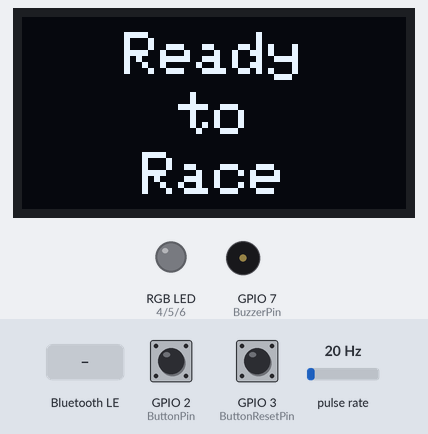
This sketch was run on a simulated ESP32-C3. On the bench: 128×64 one-colour display, an RGB LED mixed from three pins (HIGH = lit), buzzer (waves = sounding). Wiring (inferred from the names in the program): pulse sensor: data GPIO 10. The inputs (shaded band) are chosen by the test bench; at power-on: GPIO 2 (ButtonPin) HIGH, GPIO 3 (ButtonResetPin) HIGH, pulse rate 20 Hz. Nothing arrives over Bluetooth unless stated; a phone connects over Bluetooth LE 3 s after start; what the sketch prints to the serial monitor is not drawn.

Above: at 1.5 s.
1.6 s: GPIO 2 (ButtonPin) pulled LOW for 0.15 s
At 2.5 s:
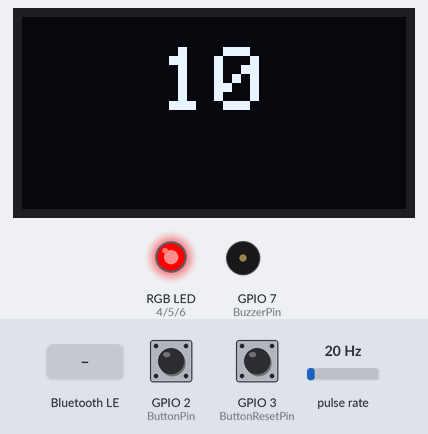
4.7 s: GPIO 3 (ButtonResetPin) pulled LOW for 0.15 s
At 5.9 s:
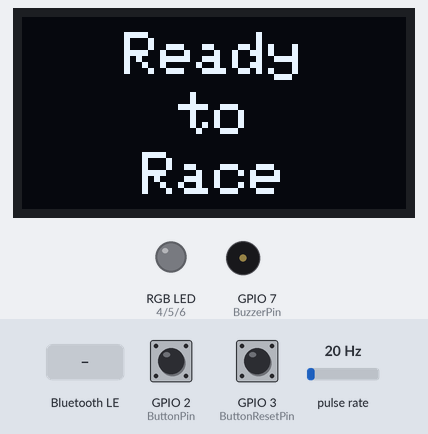
6.3 s: GPIO 2 (ButtonPin) pulled LOW for 1 s
At 8.1 s:
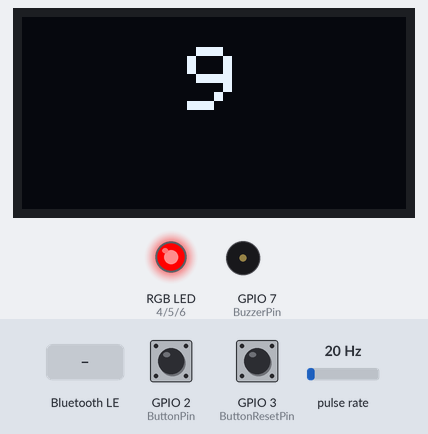
10.3 s: pulse rate (sensor on GPIO 10) set to 150 Hz
13.3 s: GPIO 3 (ButtonResetPin) pulled LOW for 1 s
At 14.7 s:
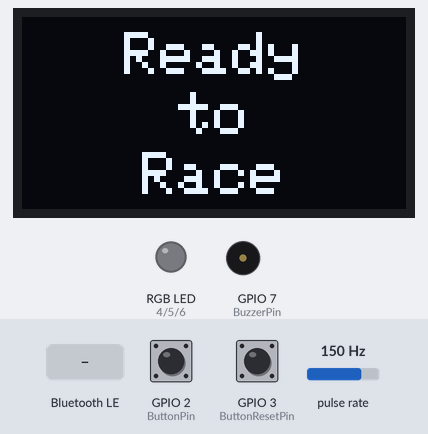
15.8 s: Bluetooth LE write "1" received
Timing chart, 0 to 18.3 s (numbered marks = the images above; inputs shaded):
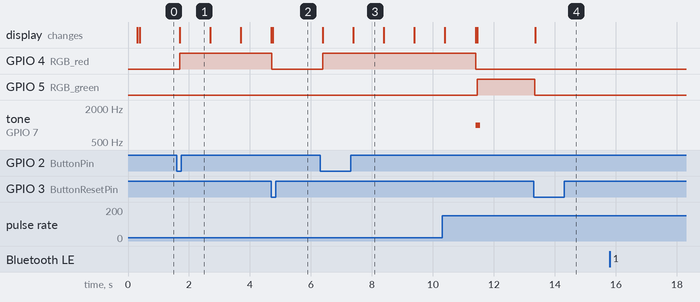

The sketch:

Downhill_StopwatchV2.ino
```cpp
/*
Titel: Downhill Stopwatch
Author: Gregor Mausser
*/
//-------------Bibliotheken-------------
#include <Wire.h>
#include <Adafruit_GFX.h>
#include <Adafruit_SSD1306.h>
#include <BLEDevice.h>          // BLE für ESP32-C3
#include <BLEServer.h>
#include <BLEUtils.h>
#include <BLE2902.h>
#include <ArduinoJson.h>        //Daten-Pakete lesen und schreiben

// BLE-Dienst und Merkmale passend zu data/index.html
static const char* BLE_SERVICE_UUID   = "12345678-1234-5678-1234-56789abcdef0";
static const char* BLE_SETTINGS_UUID = "12345678-1234-5678-1234-56789abcdef1";
static const char* BLE_TIME_UUID     = "12345678-1234-5678-1234-56789abcdef2";
BLECharacteristic* settingsCharacteristic = nullptr;
BLECharacteristic* timeCharacteristic = nullptr;

//-------------Pins-------------
constexpr int ButtonPin = 2;         //Start/Stopp Taster
constexpr int ButtonResetPin = 3;    //Reset-Taster (nutzt Interrupt)
constexpr int BuzzerPin = 7;         //Akustischer Signalgeber (Piepser)
constexpr int RGB_red   = 4;         //rote LED
constexpr int RGB_green = 5;         //grüne LED
constexpr int RGB_blue  = 6;         //blaue LED
constexpr int HALL_Pin  = 10;        //Sensor am Rad für km/h und Frühstart

//-------------Display-------------
const int ScreenHeight = 64;         //OLED-Display Höhe in Pixeln
const int ScreenWidth  = 128;        //OLED-Display Breite in Pixeln
Adafruit_SSD1306 display(ScreenWidth, ScreenHeight, &Wire, -1); //Display-Objekt erstellen

//-------------Zeit- und Rennvariablen//-------------
unsigned long duration;              //Gesamtzeit des Laufs in Millisekunden
int minute, seconds, milliseconds;   //Aufgeteilte Zeitkomponenten für die Anzeige

unsigned long starttime = 0;         //Exakter Startzeitpunkt (in ms)
unsigned long endtime   = 0;         //Exakter Zielzeitpunkt (in ms)

bool timerRunning = false;           //Status: Läuft die Stoppuhr aktuell?
bool stopMeasure  = false;           //Status: Wurde die Zeit im Ziel gestoppt?

////-------------Anzeigedauer-Steuerung per Zeitstempel-------------
unsigned long showStart = 0;
unsigned long notShowStart = 0;
unsigned long showMeasurements = 0;
unsigned long notShowMeasurements = 0;

int setting_endtime   = 5;           //Wie viele Sekunden die Zielzeit sichtbar bleibt
int setting_countdown = 10;          //Startwert für den Countdown (z.B. 10 Sekunden)
int showingSTART      = 5;           //Wie viele Sekunden das Wort "Start!"/grünes Led aufleuchtet
bool setting_buzzer   = true;        // Töne ein-/auszuschalten

//-------------HALL-Sensor & km/h-------------
volatile unsigned long lastPulse = 0;      //Zeitstempel des letzten Rad-Impulses (µs)
volatile unsigned long pulseInterval = 0;  //Zeit für genau eine Radumdrehung (µs)
volatile bool movementDetected = false;    //Status-Flag: Hat sich das Rad gedreht?
volatile unsigned long hallPulseCount = 0;  //Gesamtzahl erkannter Hall-Impulse
unsigned long lastLoggedHallPulseCount = 0; //Für Debug-Ausgabe im loop()
const float WHEEL_CIRCUMFERENCE = 2.2;     //Radumfang in Metern (für die Berechnung)
float currentKmh = 0.0;                    //Speichert das berechnete Tempo im Hintergrund
unsigned long lastPulseTime = 0;           //Zeitstempel für die Stillstandserkennung (ms)

//-------------Start Logik-------------
unsigned long countdownStart = 0;    //Startzeitpunkt des Countdowns
bool startReleased = false;          //Status: Ist die Startlinie offiziell freigegeben?
const int falseStartWindow = 5;      //Die letzten x Sekunden, in denen ein Frühstart droht
int lastRemainingSec = -1;           //Hilfsvariable, damit der Buzzer nur 1x pro Sekunde piept

//-------------Button Entprellung-------------
bool lastReading = HIGH;                //letzter roher Zustand des Startknopfs
bool stableState = HIGH;                //entprellter, stabiler Zustand des Startknopfs
unsigned long lastDebounceTime = 0;     //letzte Zeitänderung des Knopfs
const unsigned long debounceDelay = 30; //Entprell-Verzögerung in Millisekunden

//-------------Zustands-Automat (States)-------------
enum mode {
  READY,         //Wartemodus vor dem Rennen
  START,         //Countdown läuft runter
  TIME_MEASURE,  //Rennen läuft aktiv (Messung im Hintergrund)
  FALSE_START,   //Frühstart erkannt
  STOP           //Zielzeit wird angezeigt
};

mode state = READY; //Das System startet immer im READY-Modus

const char* stateName(mode value) {
  switch (value) {
    case READY: return "READY";
    case START: return "START/COUNTDOWN";
    case TIME_MEASURE: return "TIME_MEASURE";
    case FALSE_START: return "FALSE_START";
    case STOP: return "STOP";
    default: return "UNKNOWN";
  }
}

//-------------Interrupt-Service-Routinen (ISR)-------------
volatile bool resetPressed = false;
//Wird sofort ausgelöst, wenn der Reset-Knopf gedrückt wird
void IRAM_ATTR myISR() {
  resetPressed = true;
}

//Wird sofort ausgelöst, wenn der Magnet am Hall-Sensor vorbeifliegt
void IRAM_ATTR onPulse() {
  unsigned long now = micros();
  //15ms Sperre verhindert doppelte Fehlsignale durch Vibrationen
  if (now - lastPulse > 15000) {
    pulseInterval = now - lastPulse;
    lastPulse = now;
    hallPulseCount++;
    movementDetected = true;
  }
}

//-------------Funktion: Zentrierte Schrift auf OLED-------------
void printCentered(const char* text, int textSize, int y) {
  int charWidth = 6 * textSize;
  int x = (ScreenWidth - (int)strlen(text) * charWidth) / 2;
  if (x < 0) x = 0; //Verhindert negative Koordinaten bei zu langem Text

  display.setTextSize(textSize);
  display.setTextColor(WHITE);
  display.setCursor(x, y);
  display.print(text);
}

//-------------Funktion: Start/Stop Taster abfragen-------------
void button_pushed(mode next_state) {
  bool reading = digitalRead(ButtonPin);

  //Wenn sich der Zustand des Pins ändert, Entprell-Timer zurücksetzen
  if (reading != lastReading) {
    lastDebounceTime = millis();
  }

  //Wenn das Signal länger als 30 ms stabil ist, ist es ein echter Tastendruck
  if ((millis() - lastDebounceTime) > debounceDelay) {
    if (reading != stableState) {
      stableState = reading;
      //Taste wurde gedrückt
      if (stableState == LOW) {
        Serial.printf("[BUTTON] Start/Stopp gedrueckt in Zustand %s\n", stateName(state));
        mode oldState = state;
        state = next_state; //In den übergebenen Zustand wechseln
        if (oldState != state) {
          Serial.printf("[STATE] %s -> %s\n", stateName(oldState), stateName(state));
        }

        //Spezielle Vorbereitungen, wenn der Countdown gestartet wird
        if (next_state == START) {
          countdownStart = millis();
          Serial.printf("[COUNTDOWN] gestartet, Dauer=%d s\n", setting_countdown);
          startReleased = false;
          lastRemainingSec = -1;
          movementDetected = false;
        }
      }
    }
  }
  lastReading = reading;
}

//-------------Funktion: Hardware-Reset prüfen-------------
void reset_pushed() {
  if (resetPressed) {
    Serial.println("[RESET] Reset-Taster erkannt; Lauf wird zurueckgesetzt.");
    timerRunning = false;
    stopMeasure = false;
    currentKmh = 0.0;
    resetPressed = false;
    state = READY;  //Sofortiger Abbruch und zurück zum Start
  }
}

//-------------Bluetooth Low Energy Funktionen-------------
void parseBluetoothSettings(String json);

class SettingsCallbacks : public BLECharacteristicCallbacks {
  void onWrite(BLECharacteristic* characteristic) override {
    String json = String(characteristic->getValue().c_str());
    Serial.print("[BLE RX] ");
    Serial.println(json);
    parseBluetoothSettings(json);
  }
};

class ServerCallbacks : public BLEServerCallbacks {
  void onConnect(BLEServer*) override { Serial.println("[BLE] App verbunden."); }
  void onDisconnect(BLEServer*) override {
    Serial.println("[BLE] App getrennt; Werbung wird neu gestartet.");
    BLEDevice::startAdvertising();
  }
};
//Zerlegt die Nachricht von der App und ändert die Arduino-Variablen
void parseBluetoothSettings(String json) {
  JsonDocument doc;
  DeserializationError error = deserializeJson(doc, json);

  if (!error) {
    //Wenn die App einen Wert schickt, überschreiben wir unsere Variablen
    if (doc.containsKey("show_endtime"))   setting_endtime = doc["show_endtime"];
    if (doc.containsKey("countdown"))      setting_countdown = doc["countdown"];
    if (doc.containsKey("showing_start"))  showingSTART = doc["showing_start"];
    if (doc.containsKey("buzzer_enabled")) setting_buzzer = doc["buzzer_enabled"];

    Serial.printf("[BLE SETTINGS] Endzeit=%d s, Countdown=%d s, Startanzeige=%d s, Buzzer=%s\n",
                  setting_endtime, setting_countdown, showingSTART,
                  setting_buzzer ? "AN" : "AUS");
  } else {
    Serial.print("[BLE JSON FEHLER] ");
    Serial.println(error.c_str());
  }
}

//Schickt die gestoppte Zeit als Paket an die App
void sendTimeToApp(unsigned long finalMs) {
  JsonDocument doc;
  doc["type"] = "NEW_TIME";
  doc["ms"] = finalMs; //Zeit in Millisekunden verpacken

  String output;
  serializeJson(doc, output);
  Serial.print("[BLE TX] ");
  Serial.println(output);
  if (timeCharacteristic) {
    timeCharacteristic->setValue(output.c_str());
    timeCharacteristic->notify();
  } else {
    Serial.println("[BLE WARNUNG] Zeit-Merkmal nicht initialisiert.");
  }
}


//-------------Setup-------------
void setup() {
  Serial.begin(115200);
  delay(300);
  Serial.println("[BOOT] ESP32-C3 Downhill Timer startet.");
  Serial.flush();

  //Pin-Modi festlegen
  pinMode(BuzzerPin, OUTPUT);
  pinMode(ButtonPin, INPUT_PULLUP);
  pinMode(ButtonResetPin, INPUT_PULLUP);
  pinMode(RGB_red, OUTPUT);
  pinMode(RGB_green, OUTPUT);
  pinMode(RGB_blue, OUTPUT);
  pinMode(HALL_Pin, INPUT_PULLUP);

  //Hardware-Interrupts an die Pins koppeln
  attachInterrupt(digitalPinToInterrupt(ButtonResetPin), myISR, FALLING);
  attachInterrupt(digitalPinToInterrupt(HALL_Pin), onPulse, FALLING);

  Wire.begin(8, 9); //I2C-Pins für den ESP32 definieren

  //OLED initialisieren
  if (!display.begin(SSD1306_SWITCHCAPVCC, 0x3C)) {
    Serial.println("[OLED FEHLER] Display bei I2C-Adresse 0x3C nicht gefunden; Setup haelt an.");
    analogWrite(RGB_red, 255);
    analogWrite(RGB_green, 255);
    while (true); //Stoppt das System bei Displayfehler
  }

  Serial.println("[OLED] Display initialisiert.");
  display.clearDisplay();
  display.display();

  BLEDevice::init("ESP_Downhill_Timer");
  BLEDevice::setMTU(128);
  BLEServer* bleServer = BLEDevice::createServer();
  bleServer->setCallbacks(new ServerCallbacks());
  BLEService* bleService = bleServer->createService(BLE_SERVICE_UUID);
  settingsCharacteristic = bleService->createCharacteristic(BLE_SETTINGS_UUID, BLECharacteristic::PROPERTY_WRITE);
  settingsCharacteristic->setCallbacks(new SettingsCallbacks());
  timeCharacteristic = bleService->createCharacteristic(BLE_TIME_UUID, BLECharacteristic::PROPERTY_NOTIFY);
  timeCharacteristic->addDescriptor(new BLE2902());
  bleService->start();
  BLEAdvertising* advertising = BLEDevice::getAdvertising();
  advertising->addServiceUUID(BLE_SERVICE_UUID);
  advertising->setScanResponse(true);
  BLEDevice::startAdvertising();
  Serial.println("[SETUP] BLE gestartet: ESP_Downhill_Timer; wartet auf App-Verbindung.");
}


//--------------Loop-------------
void loop() {
  reset_pushed();


  // ISR-Ausgaben nicht direkt im Interrupt schreiben: erkannte Impulse hier protokollieren.
  if (hallPulseCount != lastLoggedHallPulseCount) {
    lastLoggedHallPulseCount = hallPulseCount;
    Serial.printf("[HALL] Magnet erkannt! Impulszaehler=%lu, Intervall=%lu us, Zustand=%s\n",
                  hallPulseCount, pulseInterval, stateName(state));
  }

  switch (state) {

    //-------------READY-------------
    case READY:
      timerRunning = false;
      digitalWrite(RGB_red, LOW);
      digitalWrite(RGB_green, LOW);
      digitalWrite(RGB_blue, LOW);

      display.clearDisplay();
      printCentered("Ready", 2, 5);
      printCentered("to", 2, 25);
      printCentered("Race", 2, 45);
      display.display();

      button_pushed(START); //Wartet auf Start Button Signal, um Countdown zu starten
      break;

    //-------------START-------------
    case START: {
      unsigned long elapsed = millis() - countdownStart;
      int remaining = setting_countdown - (elapsed / 1000);

      //Countdown groß anzeigen
      display.clearDisplay();
      char buf[4];
      sprintf(buf, "%d", remaining);
      printCentered(buf, 3, 10);
      display.display();

      // Über 5 Sekunden bleibt die rote LED durchgehend an
      if (remaining > 5) {
        digitalWrite(RGB_red, HIGH);
      } else {
        // In den letzten 5 Sekunden blitzt die LED genau zu Beginn jeder Sekunde
        // für 200 Millisekunden lang auf (synchronisiert mit dem Piepser)
        if (elapsed % 1000 < 200 && remaining > 0) {
          digitalWrite(RGB_red, HIGH);
        } else {
          digitalWrite(RGB_red, LOW);
        }
      }

      //Akustischer Takt: In den letzten 5 Sekunden jede Sekunde 1x kurz piepen
      if (setting_buzzer && remaining <= 5 && remaining > 0 && remaining != lastRemainingSec) {
        tone(BuzzerPin, 1000, 150);
        lastRemainingSec = remaining;
      }

      //Startfreigabe erfolgt in den letzten 5 Sekunden!
      if (remaining <= 5) {
        startReleased = true;
      }

      //Start-Trigger: Sobald startReleased (in den letzten 5 Sek) TRUE ist UND das Rad rollt
      if (startReleased && movementDetected) {
        Serial.println("[START] Radbewegung nach Startfreigabe erkannt; Zeitmessung startet.");
        starttime = millis();
        showStart = millis();
        timerRunning = true;
        movementDetected = false;
        digitalWrite(RGB_red, LOW);
        state = TIME_MEASURE;
        Serial.println("[STATE] START/COUNTDOWN -> TIME_MEASURE");
      }

      // Automatischer Start, wenn der Countdown regulär auf 0 abgelaufen ist
      if (remaining <= 0) {
        Serial.println("[START] Countdown abgelaufen; Zeitmessung startet automatisch.");
        if (setting_buzzer) {
          tone(BuzzerPin, 2000, 500); //Hoher Startton
        }
        starttime = millis();
        showStart = millis();
        timerRunning = true;
        movementDetected = false;
        digitalWrite(RGB_red, LOW);
        state = TIME_MEASURE;
        Serial.println("[STATE] START/COUNTDOWN -> TIME_MEASURE");
      }

      break;
    }

    // Zustand: Zeitmessung läuft (Fahrer befindet sich auf der Strecke)
    case TIME_MEASURE: {
      unsigned long currentMillis = millis();

      // Startzeitpunkt beim ersten Eintritt fixieren
      if (!timerRunning) {
        showStart = currentMillis;
        starttime = currentMillis;
        timerRunning = true;
      }

      // UNSICHTBARE km/h BERECHNUNG (Läuft unbemerkt im Hintergrund mit)
      if (movementDetected) {
        movementDetected = false;
        lastPulseTime = currentMillis; // Zeit für Stillstands-Timer merken
        if (pulseInterval > 0) {
          // Formel: Umfang / (Mikrosekunden zu Sekunden gewandelt) * 3.6 = km/h
          float speedMps = WHEEL_CIRCUMFERENCE / (pulseInterval / 1000000.0);
          currentKmh = speedMps * 3.6;
          Serial.printf("[SPEED] %.2f km/h\n", currentKmh);
        }
      }

      // Stillstands-Timeout: Wenn sich das Rad 2,5 Sek nicht dreht, km/h auf 0 setzen
      if (currentMillis - lastPulseTime > 2500) {
        currentKmh = 0.0;
      }

      notShowStart = currentMillis;

      // Display-Anzeige während der Fahrt
      if (notShowStart - showStart <= (unsigned long)showingSTART * 1000) {
        display.clearDisplay();
        printCentered("Start!", 3, 20); //Zeigt die ersten Sekunden "Start!" an
        display.display();
        digitalWrite(RGB_green, HIGH);
      } else {
        display.clearDisplay();
        display.display();
        digitalWrite(RGB_green, LOW);
      }

      button_pushed(STOP); //Stopp bei Knopfdruck
      break;
    }

    // Zustand: Ziel durchfahren, Zeit gestoppt
    case STOP:
      if (!stopMeasure) {
        digitalWrite(RGB_green, LOW);
        showMeasurements = millis();
        endtime = millis();

        //Endzeit berechnen und aufsplitten
        duration = endtime - starttime;
        minute   = (duration / 1000) / 60;
        seconds  = (duration / 1000) % 60;
        milliseconds = duration % 1000;

        sendTimeToApp(duration);

        Serial.printf("[STOP] Lauf beendet: %lu ms (%d:%02d.%03d)\n",
                      duration, minute, seconds, milliseconds);

        stopMeasure = true;
      }

      // Zeitstempel JETZT erst aktualisieren, um Fehlberechnungen zu verhindern
      notShowMeasurements = millis();

      // Endzeit für die Dauer von 'setting_endtime' auf dem OLED anzeigen
      if (notShowMeasurements - showMeasurements <= (unsigned long)setting_endtime * 1000) {
        digitalWrite(RGB_blue, HIGH);

        char timeStr[16];
        sprintf(timeStr, "%d:%02d.%03d", minute, seconds, milliseconds);

        display.clearDisplay();
        printCentered(timeStr, 2, 25); // Cleane Rennzeit ohne km/h ausgeben
        display.display();

        // WICHTIG: Erst nach einer kurzen Sperre (z.B. 500ms) einen Neustart erlauben,
        // damit ein langer Tastendruck nicht sofort den nächsten State triggert!
        if (notShowMeasurements - showMeasurements > 500) {
          button_pushed(READY);
        }

      } else {
        // Nach Ablauf der Anzeigezeit automatisch zurück in die Startbereitschaft
        digitalWrite(RGB_blue, LOW);
        stopMeasure = false;
        state = READY;
      }
      break;


    case FALSE_START:
      Serial.println("[FALSE START] Fruehstart-Zustand aktiv.");
      if (setting_buzzer) {
        tone(BuzzerPin, 300, 1000); //Tiefer, langer Fehlstart-Ton
      }
      display.clearDisplay();
      printCentered("FALSE START", 2, 20);
      display.display();

      //Farbe: orange
      analogWrite(RGB_red, 255);
      analogWrite(RGB_green, 165);
      delay(2000);
      movementDetected = false;
      state = READY;              //zurück in den "Warte" State
      break;
  }

  delay(10); //macht Abläufe stabiler (entschleunigt ihn)
}
```

Measured:
- after the input at 1.6 s, GPIO 4 (RGB_red): LOW → HIGH after 0.10 s; the display: first differs from a run without the input after 0.10 s (image 1)
- after the input at 4.7 s, GPIO 4 (RGB_red): HIGH → LOW at once; the display: changes at once (image 2)
- after the input at 6.3 s, GPIO 4 (RGB_red): LOW → HIGH after 0.08 s; the display: first differs from a run without the input after 0.08 s (image 3 shows a later state)
- after the input at 13.3 s, GPIO 5 (RGB_green): HIGH → LOW at once; the display: changes after 0.06 s (image 4)
- after the input at 15.8 s, every drawn part: stays the same
- what the display in image 3 shows lasts 1.0 s, from 7.4 s to 8.4 s
